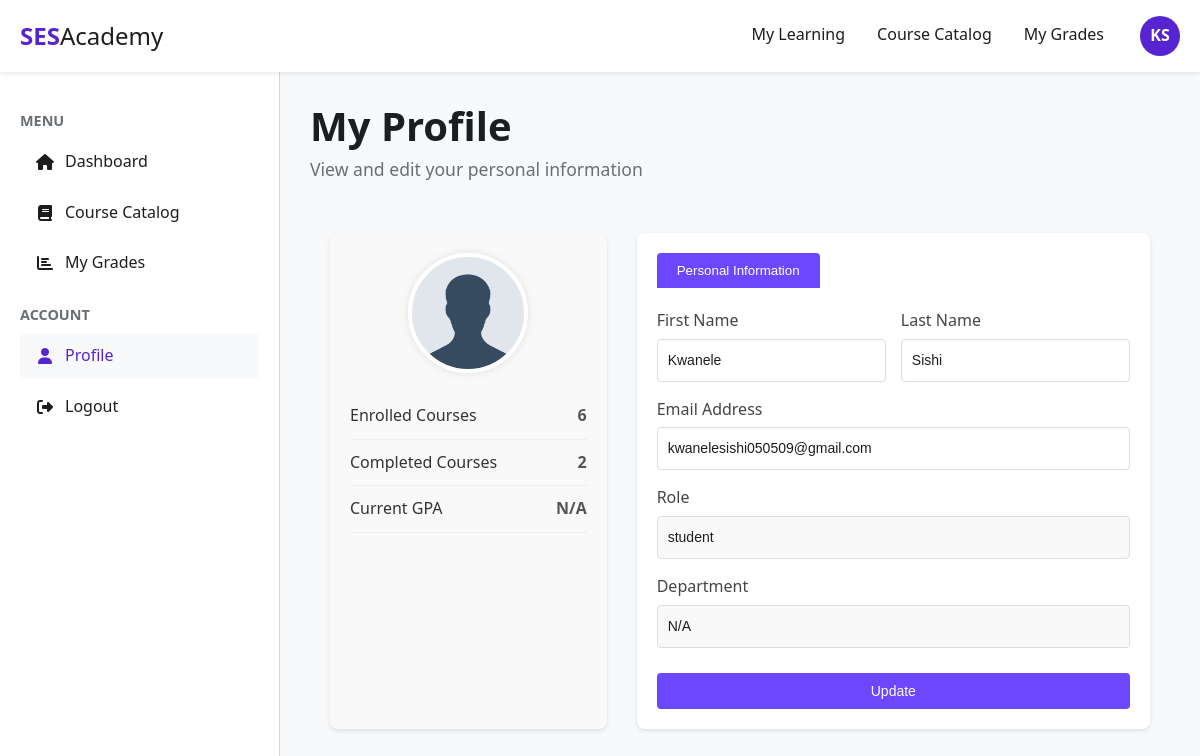
/student/profile.php (signed in), run on the app's committed database.
### tables this page shows
CREATE TABLE `users` (
  `id` int NOT NULL AUTO_INCREMENT,
  `first_name` varchar(50) NOT NULL,
  `last_name` varchar(50) NOT NULL,
  `email` varchar(100) NOT NULL,
  `password` varchar(255) NOT NULL,
  `role` enum('student','instructor','admin') NOT NULL,
  `department_id` int DEFAULT NULL,
  `created_at` timestamp NULL DEFAULT CURRENT_TIMESTAMP,
  PRIMARY KEY (`id`),
  UNIQUE KEY `email` (`email`)
);

### student/profile.php (the view, shortened to what this page needs)
<?php
require_once '../config/db.php';
$user_id = $_SESSION['user_id'];
$stmt = $conn->prepare("SELECT first_name, last_name, email, role, department_id FROM users WHERE id = :user_id");
$stmt->bindParam(':user_id', $user_id, PDO::PARAM_INT);
$stmt->execute();
$user = $stmt->fetch(PDO::FETCH_ASSOC);
$stmt = $conn->prepare("SELECT COUNT(*) FROM enrollments WHERE StudentID = :user_id");
$stmt->bindParam(':user_id', $user_id, PDO::PARAM_INT);
$stmt->execute();
$enrolled_count = $stmt->fetchColumn();
$stmt = $conn->prepare("
    SELECT COUNT(*) FROM enrollments e
    JOIN (SELECT course_id, COUNT(*) as total FROM course_content GROUP BY course_id) cc ON e.CourseID = cc.course_id
    WHERE e.StudentID = :user_id AND JSON_LENGTH(e.completed_lessons) >= cc.total
");
$stmt->bindParam(':user_id', $user_id, PDO::PARAM_INT);
$stmt->execute();
$completed_count = $stmt->fetchColumn();
$gpa = 'N/A';
?>
<!DOCTYPE html>
<html lang="en">
<head>
    <link rel="stylesheet" href="../assets/css/styles.css">
    <link rel="stylesheet" href="https://cdnjs.cloudflare.com/ajax/libs/font-awesome/6.4.0/css/all.min.css">
</head>
<body>
    <header class="header">
        <div class="header-container container">
            <div class="logo">SES<span>Academy</span></div>
            <div class="nav-links">
                <a href="dashboard.php">My Learning</a>
                <a href="catalog.php">Course Catalog</a>
                <a href="grades.php">My Grades</a>
            </div>
            <div class="user-menu">
                <div class="user-avatar"><?php echo htmlspecialchars($user['first_name'][0] . $user['last_name'][0]); ?></div>
            </div>
        </div>
    </header>
    <div class="main-layout">
        <div class="sidebar">
            <div class="sidebar-menu">
                <h3>Menu</h3>
                <ul>
                    <li><a href="dashboard.php"><i class="fas fa-home"></i> <span>Dashboard</span></a></li>
                    <li><a href="catalog.php"><i class="fas fa-book"></i> <span>Course Catalog</span></a></li>
                    <li><a href="grades.php"><i class="fas fa-chart-bar"></i> <span>My Grades</span></a></li>
                </ul>
                <h3>Account</h3>
                <ul>
                    <li><a href="profile.php" class="active"><i class="fas fa-user"></i> <span>Profile</span></a></li>
                    <li><a href="../logout.php"><i class="fas fa-sign-out-alt"></i> <span>Logout</span></a></li>
                </ul>
            </div>
        </div>
        <div class="content">
            <div class="dashboard-header">
                <h1>My Profile</h1>
                <p>View and edit your personal information</p>
            </div>
            <div class="profile-container">
                <div class="profile-sidebar">
                    <div class="profile-avatar-container">
                        <div class="profile-avatar"></div>
                    </div>
                    <div class="profile-stats">
                        <div class="stat-item"><span class="stat-label">Enrolled Courses</span><span class="stat-value"><?php echo $enrolled_count; ?></span></div>
                        <div class="stat-item"><span class="stat-label">Completed Courses</span><span class="stat-value"><?php echo $completed_count; ?></span></div>
                        <div class="stat-item"><span class="stat-label">Current GPA</span><span class="stat-value"><?php echo $gpa; ?></span></div>
                    </div>
                </div>
                <div class="profile-content">
                    <div class="profile-tabs">
                        <button class="tab-btn active" data-tab="personal">Personal Information</button>
                    </div>
                    <div class="tab-content" id="personal-tab">
                        <form class="profile-form" method="POST">
                            <div class="form-row">
                                <div class="form-group">
                                    <label>First Name</label>
                                    <input type="text" class="form-control" name="first_name" value="<?php echo htmlspecialchars($user['first_name']); ?>" required>
                                </div>
                                <div class="form-group">
                                    <label>Last Name</label>
                                    <input type="text" class="form-control" name="last_name" value="<?php echo htmlspecialchars($user['last_name']); ?>" required>
                                </div>
                            </div>
                            <div class="form-group">
                                <label>Email Address</label>
                                <input type="email" class="form-control" name="email" value="<?php echo htmlspecialchars($user['email']); ?>" required>
                            </div>
                            <div class="form-group">
                                <label>Role</label>
                                <input type="text" class="form-control" value="<?php echo htmlspecialchars($user['role']); ?>" readonly>
                            </div>
                            <div class="form-group">
                                <label>Department</label>
                                <input type="text" class="form-control" value="<?php
                                                                                $dept = $user['department_id'] ? $conn->query("SELECT name FROM departments WHERE id = " . $user['department_id'])->fetchColumn() : 'N/A';
                                                                                echo htmlspecialchars($dept);
                                                                                ?>" readonly>
                            </div>
                            <button type="submit" name="update_profile" class="btn-update">Update</button>
                        </form>
                    </div>
                </div>
            </div>
        </div>
    </div>
</body>
</html>

### assets/css/styles.css (style rules this page uses)
:root { --primary-color: #5624d0; --primary-hover: #401b9c; --secondary-color: #1e1e1c; --accent-color: #f5f5f5; --text-color: #1c1d1f; --text-light: #6a6f73; --border-color: #d1d7dc; --success-color: #1eb2a6; --warning-color: #f69c14; --danger-color: #e41e3f; --card-shadow: 0 2px 4px rgba(0, 0, 0, 0.08); --container-width: 1340px; --sidebar-width: 280px; }
* { margin: 0; padding: 0; box-sizing: border-box; }
body { font-family: "Segoe UI", Tahoma, Geneva, Verdana, sans-serif; line-height: 1.6; color: var(--text-color); background-color: #f7f9fa; }
a { text-decoration: none; color: var(--primary-color); }
ul { list-style: none; }
.container { width: 100%; max-width: var(--container-width); margin: 0 auto; padding: 0 20px; }
h1, h2, h3, h4, h5, h6 { font-weight: 700; line-height: 1.2; margin-bottom: 0.5rem; }
h1 { font-size: 2.5rem; }
h3 { font-size: 1.5rem; }
p { margin-bottom: 1rem; }
.form-group { margin-bottom: 1.5rem; }
.form-control { display: block; width: 100%; padding: 12px 16px; font-size: 1rem; line-height: 1.5; color: var(--text-color); background-color: #fff; border: 1px solid var(--border-color); border-radius: 4px; transition: border-color 0.15s ease-in-out; }
label { display: block; margin-bottom: 0.5rem; font-weight: 600; }
.header { background-color: white; box-shadow: 0 2px 4px rgba(0, 0, 0, 0.08); position: sticky; top: 0; z-index: 100; }
.header-container { display: flex; align-items: center; height: 72px; }
.logo { font-size: 1.5rem; font-weight: 700; color: var(--primary-color); }
.logo span { font-weight: 400; color: var(--text-color); }
.nav-links { display: flex; margin-left: auto; }
.nav-links a { padding: 0 16px; color: var(--text-color); font-weight: 500; height: 72px; display: flex; align-items: center; border-bottom: 2px solid transparent; }
.user-menu { margin-left: 20px; }
.user-avatar { width: 40px; height: 40px; border-radius: 50%; background-color: var(--primary-color); color: white; display: flex; align-items: center; justify-content: center; font-weight: 600; cursor: pointer; }
.main-layout { display: flex; min-height: calc(100vh - 72px); }
.sidebar { width: var(--sidebar-width); background-color: white; border-right: 1px solid var(--border-color); padding: 20px 0; overflow-y: auto; }
.sidebar-menu { padding: 0 20px; }
.sidebar-menu h3 { font-size: 0.9rem; text-transform: uppercase; color: var(--text-light); margin: 20px 0 10px; }
.sidebar-menu ul { margin-bottom: 20px; }
.sidebar-menu li { margin-bottom: 5px; }
.sidebar-menu a { display: flex; align-items: center; padding: 10px 15px; color: var(--text-color); border-radius: 4px; font-weight: 500; }
.sidebar-menu a:hover, .sidebar-menu a.active { background-color: #f7f9fa; color: var(--primary-color); }
.sidebar-menu a i { margin-right: 10px; width: 20px; text-align: center; }
.content { flex: 1; padding: 30px; overflow-y: auto; }
.dashboard-header { margin-bottom: 30px; }
.dashboard-header h1 { margin-bottom: 5px; }
.dashboard-header p { color: var(--text-light); font-size: 1.1rem; }

### data on the page
users: first_name+last_name "KS", first_name "Kwanele", last_name "Sishi", email "kwanelesishi050509@gmail.com", role "student", department "N/A"

### other printed values
$enrolled_count "6"
$completed_count "2"
$gpa "N/A"
